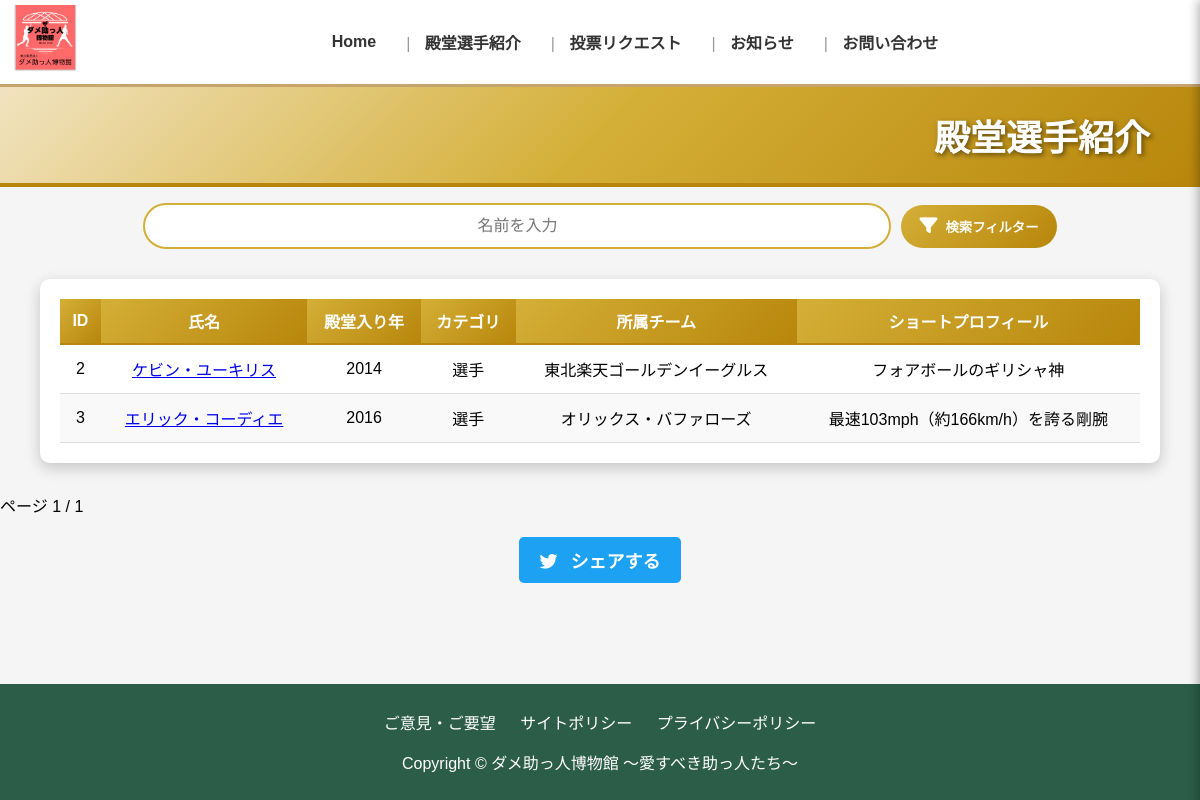
/hello/player/, run on an earlier commit of the app's database.
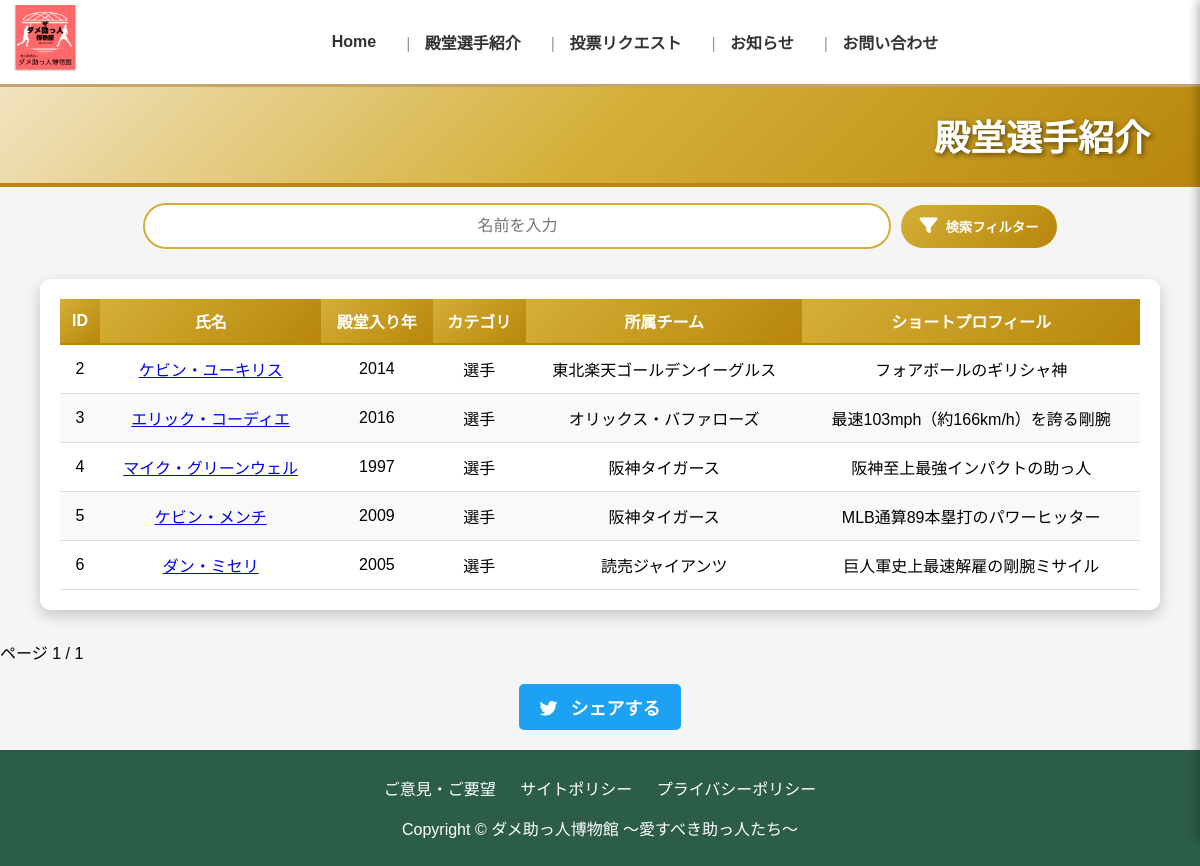
And on a later commit of the database.
### helloApp/models.py (models this page shows, shortened)
class Player(models.Model):
    category_CHOICES = [
        ('選手', '選手'),
        ('その他', 'その他'),
    ]
    team_CHOICES = [
        ('読売ジャイアンツ', '読売ジャイアンツ'),
        ('阪神タイガース', '阪神タイガース'),
        ('中日ドラゴンズ', '中日ドラゴンズ'),
        ('横浜DeNAベイスターズ', '横浜DeNAベイスターズ'),
        ('広島東洋カープ', '広島東洋カープ'),
        ('東京ヤクルトスワローズ', '東京ヤクルトスワローズ'),
        ('オリックス・バファローズ', 'オリックス・バファローズ'),
        ('福岡ソフトバンクホークス', '福岡ソフトバンクホークス'),
        ('北海道日本ハムファイターズ', '北海道日本ハムファイターズ'),
        ('千葉ロッテマリーンズ', '千葉ロッテマリーンズ'),
        ('埼玉西武ライオンズ', '埼玉西武ライオンズ'),
        ('東北楽天ゴールデンイーグルス', '東北楽天ゴールデンイーグルス'),
        ('大阪近鉄バファローズ', '大阪近鉄バファローズ'),
        ('その他', 'その他'),
    ]
    P_AND_H_CHOICES = [
        ('右投右打', '右投右打'),
        ('右投左打', '右投左打'),
        ('左投左打', '左投左打'),
        ('左投右打', '左投右打'),
        ('右投両打', '右投両打'),
        ('左投両打', '左投両打'),
    ]
    POSITION_CHOICES = [
        ('投手', '投手'),
        ('捕手', '捕手'),
        ('一塁手', '一塁手'),
        ('二塁手', '二塁手'),
        ('三塁手', '三塁手'),
        ('遊撃手', '遊撃手'),
        ('外野手', '外野手'),
        ('指名打者', '指名打者'),
    ]
    id = models.AutoField(primary_key=True)
    name = models.CharField(max_length=100)  # 名前
    slug = models.SlugField(max_length=100, unique=True, blank=True, null=True)  # スラッグ
    year = models.IntegerField()  # 年数
    category = models.CharField(max_length=10, choices=category_CHOICES)  # カテゴリ
    team = models.CharField(max_length=100, choices=team_CHOICES)  # チーム
    profile = models.TextField()  # プロフィール
    date = models.DateField(null=True, blank=True)  # 生年月日（空欄OK）
    place = models.CharField(max_length=100, default="不明")  # 出身地
    school = models.CharField(max_length=100, default="不明")  # 出身校
    p_and_h = models.CharField(max_length=10, choices=P_AND_H_CHOICES, default="その他")  # 投打（選択式）
    position = models.CharField(max_length=10, choices=POSITION_CHOICES, default="その他")  # ポジション（選択式）
    total_record = models.TextField(default="記録なし")  # 通算成績
    link = models.URLField(max_length=300, blank=True, null=True)  # 外部リンク
    title = models.TextField(default="受賞タイトルなし")  # タイトル（テキスト）
    award = models.TextField(default="受賞歴なし")  # 表彰（テキスト）
    long_profile = models.TextField(default="プロフィールなし")  # プロフィール（テキスト）
    team_history = models.TextField(default="所属チームなし")  # 所属チーム（テキスト）
    profile_image = models.ImageField(upload_to=player_image_path, blank=True, null=True)  # 画像の保存先

### helloApp/views.py (the view)
# urls.py: path('player/',views.player , name='player'),  # プレイヤーページ
def player(request):
    players = Player.objects.all().order_by("id")
    category = request.GET.get("category")
    team = request.GET.get("team")
    if category:
        players = [player for player in players if player.category == category]
    if team:
        players = [player for player in players if player.team == team]
    paginator = Paginator(players, 10)
    page_number = request.GET.get("page")
    page_obj = paginator.get_page(page_number)
    return render(request, 'helloApp/player.html', {'page_obj': page_obj, "category": category, "team": team})

### helloApp/templates/helloApp/player.html (shortened to what this page needs)
{% extends 'helloApp/base.html' %}
{% load static %}
{% block extra_css %}
    <link rel="stylesheet" href="{% static 'css/p_style.css' %}">
    <link rel="stylesheet" href="https://cdnjs.cloudflare.com/ajax/libs/font-awesome/6.4.2/css/all.min.css">
{% endblock %}
{% block content %}
    <header class="header">
        <h1>殿堂選手紹介</h1>
    </header>
    <section class="search-filter-container">
        <input type="text" id="searchInput" class="search-box" placeholder="名前を入力">
        <button id="filterToggle" class="filter-btn">
            <i class="fa-solid fa-filter"></i> 検索フィルター</button>
    </section>
    <section class="table-container">
        <table>
            <thead>
                <tr>
                    <th>ID</th>
                    <th>氏名</th>
                    <th>殿堂入り年</th>
                    <th>カテゴリ</th>
                    <th>所属チーム</th>
                    <th>ショートプロフィール</th>
                </tr>
            </thead>
            <tbody>
                {% for player in page_obj %}
                <tr>
                    <td>{{ player.id }}</td>
                    <td class="p_name">
                    {% if player.slug %}
                        <a href="{% url 'player_detail' player.slug %}">{{ player.name }}</a>
                    {% else %}
                        {{ player.name }}
                    {% endif %}
                    </td>
                    <td>{{ player.year }}</td>
                    <td>{{ player.category }}</td>
                    <td>{{ player.team }}</td>
                    <td>{{ player.profile }}</td>
                </tr>
                {% endfor %}
            </tbody>
        </table>
    </section>
    <div class="pagination">
        <span>ページ {{ page_obj.number }} / {{ page_obj.paginator.num_pages }}</span>
    </div>
    {% endblock %}

### helloApp/templates/helloApp/base.html (shortened to what this page needs)
<!DOCTYPE html>
{% load static %}
<html lang="ja">
<head>
    <link rel="stylesheet" href="{% static 'css/base_style.css' %}">
    {% block extra_css %}{% endblock %}
</head>
<body>
    <header>
        <div class="logo">
            <img src="{% static 'images/logimg_main.png' %}" alt="博物館ロゴ">
        </div>
        <nav class="nav-menu">
            <ul>
                <li><a href="{% url 'home' %}"> Home </a></li>
                <li class="main_title"><a href="{% url 'player' %}"> 殿堂選手紹介 </a></li>
                <li><a href="{% url 'request' %}"> 投票リクエスト </a></li>
                <li><a href="{% url 'news' %}"> お知らせ </a></li>
                <li><a href="{% url 'direct' %}"> お問い合わせ </a></li>
            </ul>
        </nav>
    </header>
    <main>
        {% block content %}{% endblock %}
    </main>
    <div class="twitter-share">
        <a href="https://twitter.com/intent/tweet?text=【爆笑】歴代ダメ助っ人外国人選手！&url={{ request.build_absolute_uri }}&via=official_Chawai&hashtags=プロ野球,ダメ助っ人,クソ助っ人"
           target="_blank" rel="noopener noreferrer">
            <i class="fa-brands fa-twitter"></i> シェアする
        </a>
    </div>
    <footer>
        <ul>
            <li><a href="{% url 'direct' %}">ご意見・ご要望</a></li>
            <li><a href="{% url 'policy_1' %}">サイトポリシー</a></li>
            <li><a href="{% url 'policy_2' %}">プライバシーポリシー</a></li>
        </ul>
        <p>Copyright © ダメ助っ人博物館 ～愛すべき助っ人たち～</p>
    </footer>
</body>
</html>

### static/css/base_style.css (style rules this page uses)
body { font-family: Arial, sans-serif; margin: 0; padding: 0; background-color: #f5f5f5; display: flex; flex-direction: column; min-height: 100vh; }
header { z-index: 1000; display: flex; align-items: center; justify-content: space-between; padding: 5px 10px; background-color: white; border-bottom: 3px solid #c5a46d; height:auto; }
.logo img { height:70px; }
.nav-menu { flex-grow: 1; text-align: center; }
.nav-menu ul { list-style: none; display: flex; justify-content: center; align-items: center; padding: 0; margin: 0; }
.nav-menu ul li { padding: 10px 15px; font-size: 16px; font-weight: bold; }
.nav-menu ul li a { text-decoration: none; color: #333; transition: color 0.3s ease; }
nav { flex-grow: 1; text-align: center; }
.main_title { font-size: 24px; font-weight: bold; }
nav ul { list-style: none; display: flex; justify-content: center; align-items: center; padding: 0; margin: 0; }
nav ul li { padding: 5px 10px; font-size: 14px; font-weight: bold; }
nav ul li:not(:first-child)::before { content: "|"; color: #999; margin-right: 10px; font-weight: normal; }
nav ul li a { text-decoration: none; color: #333; transition: color 0.3s ease; }
footer { background-color: #2C5D49; color: white; text-align: center; padding: 10px; margin-top: auto; }
footer ul { list-style: none; padding: 0; margin-bottom: 10px; }
footer ul li { display: inline; margin: 0 10px; }
footer ul li a { text-decoration: none; color: white; }

### static/css/p_style.css (style rules this page uses)
body { overflow-x: hidden; margin: 0; padding: 0; }
.header { width: 100%; max-width: 100%; height: 100px; background: linear-gradient(135deg, #f1e3c0, #d4af37, #b8860b); display: flex; align-items: center; justify-content: flex-end; padding-right: 50px; border-bottom: 4px solid #b8860b; box-sizing: border-box; }
.header h1 { color: white; font-size: 36px; font-weight: bold; text-shadow: 2px 2px 5px rgba(0, 0, 0, 0.5); }
.table-container { margin: 30px auto; width: 90%; background: white; padding: 20px; border-radius: 10px; box-shadow: 0 5px 15px rgba(0, 0, 0, 0.2); overflow-x: auto; white-space: nowrap; }
table { width: 100%; border-collapse: collapse; min-width: 800px; word-break: keep-all; }
th { background: linear-gradient(135deg, #d4af37, #b8860b); color: white; font-size: 16px; font-weight: bold; padding: 10px; text-align: center; border-bottom: 2px solid #b8860b; }
td { padding: 12px; text-align: center; border-bottom: 1px solid #ddd; }
tr:nth-child(even) { background-color: #f9f9f9; }
tr:nth-child(odd) { background-color: white; }
.search-filter-container { display: flex; justify-content: center; align-items: center; gap: 10px; margin-bottom: 20px; margin-top: 2vh; flex-wrap: wrap; }
.search-box { width: 60%; padding: 12px; border: 2px solid #d4af37; border-radius: 30px; font-size: 16px; text-align: center; transition: all 0.3s ease-in-out; }
.filter-btn { background: linear-gradient(135deg, #d4af37, #b8860b); color: white; padding: 12px 18px; border-radius: 25px; cursor: pointer; font-weight: bold; display: flex; align-items: center; gap: 8px; border: none; transition: all 0.3s ease-in-out; }
.filter-btn i { font-size: 18px; }

### helloApp/templates/helloApp/base.html (style rules this page uses)
.twitter-share { margin-top: 20px; margin-bottom: 20px; text-align: center; }
.twitter-share a { display: inline-block; background-color: #1DA1F2; color: #fff; padding: 10px 20px; border-radius: 5px; text-decoration: none; font-size: 18px; font-weight: bold; transition: background 0.3s; }
.twitter-share i { margin-right: 8px; }

What changed in the data, as far as the page shows it:
added Player: id "4", name "マイク・グリーンウェル", year "1997", category "選手", team "阪神タイガース", profile "阪神至上最強インパクトの助っ人"
added Player: id "5", name "ケビン・メンチ", year "2009", category "選手", team "阪神タイガース", profile "MLB通算89本塁打のパワーヒッター"
added Player: id "6", name "ダン・ミセリ", year "2005", category "選手", team "読売ジャイアンツ", profile "巨人軍史上最速解雇の剛腕ミサイル"
